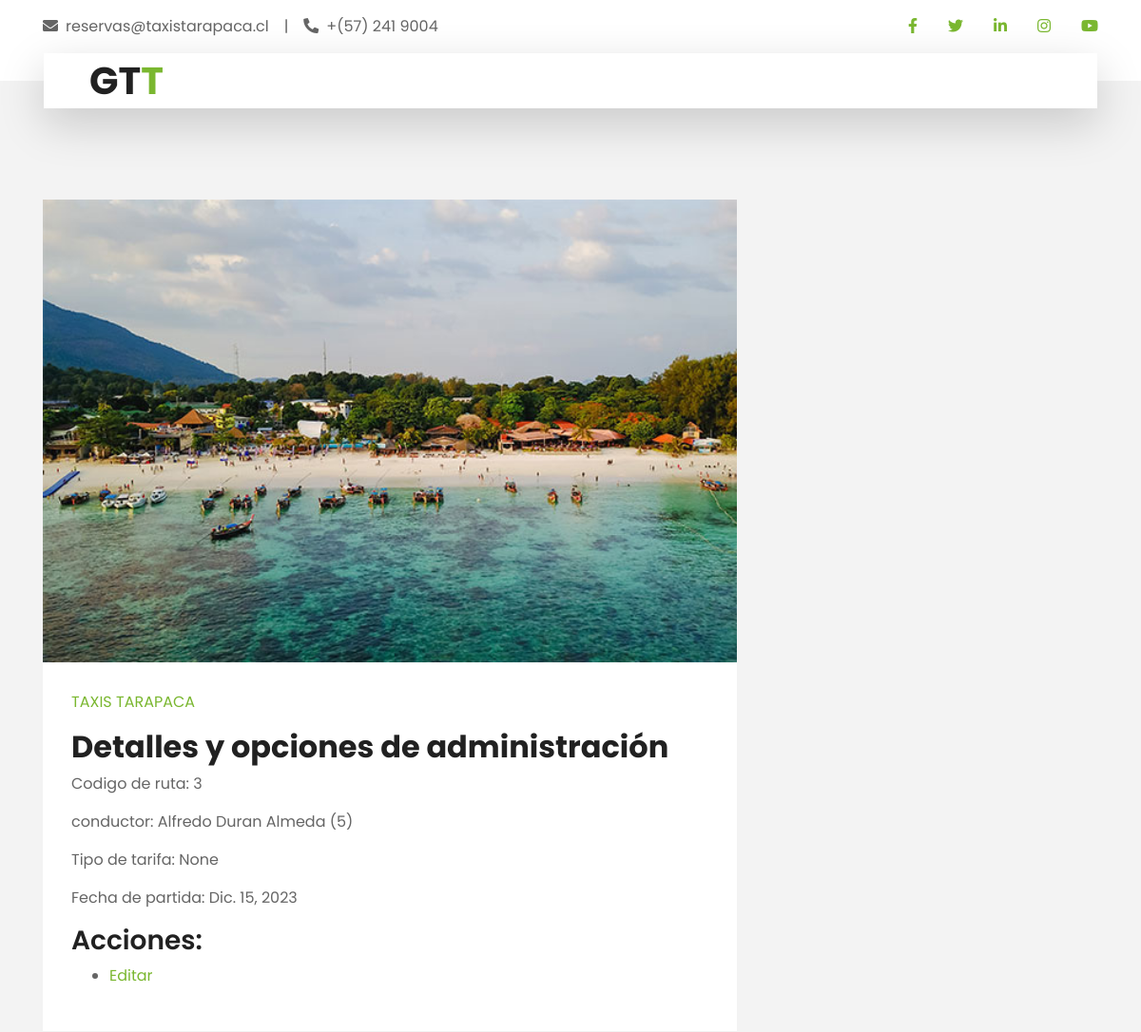
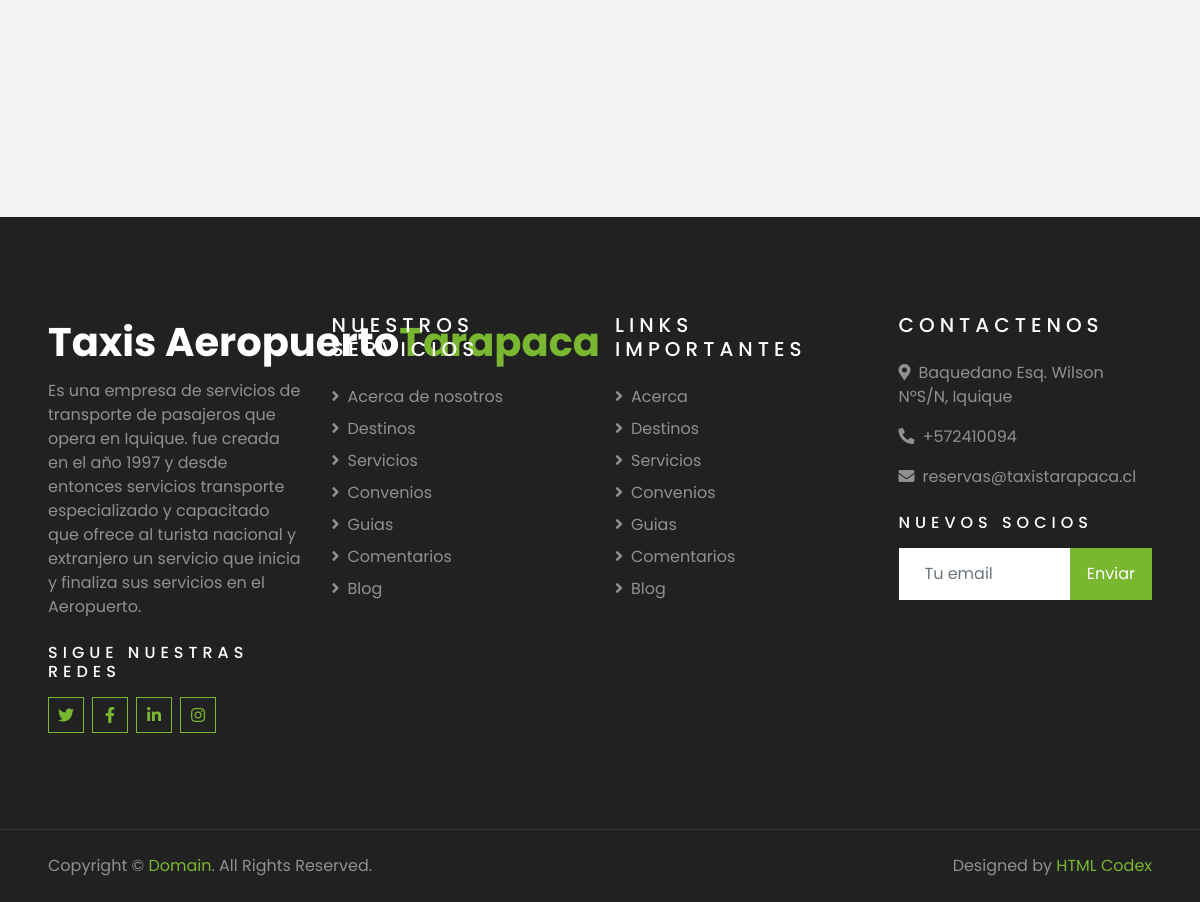
Screenshot of /es/scr_vrut/3/ (signed in) with the database file from the repository (2 pictures, top to bottom).
### Gestion_viajes/models.py (models this page shows)
class Ruta(models.Model):
    id = models.AutoField(primary_key=True,unique=True)
    conductor = models.ForeignKey(Taxista,on_delete=models.SET_NULL,null=True,blank=True,default=None)
    origen = models.CharField(max_length=254,null=True,blank=True)
    numero_origen = models.IntegerField(null=True,blank=True)
    tipo_origen = models.ForeignKey(TiposCalle,on_delete = models.SET_NULL,blank=True,null=True,default=None,related_name='ruta_torigen')
    destino = models.CharField(max_length=54,null=True,blank=True)
    numero_destino = models.IntegerField(null=True,blank=True)
    tipo_destino = models.ForeignKey(TiposCalle,on_delete = models.SET_NULL,blank=True,null=True,default=None,related_name='ruta_tdestino')
    fecha_viaje = models.DateField(null=True,blank=True)
    hora_viaje = models.TimeField(null=True,blank=True)
    anulado = models.IntegerField(null=True,blank=True)
    motivo_anulacion = models.TextField(null=True,blank=True)
    observacion = models.CharField(max_length=254,null=True,blank=True)
    descripcion = models.TextField(null=True,blank=True)
    tipo_tarifa = models.ForeignKey(Tarifa,models.SET_NULL,null=True,blank=True,default=None)
    monto_tarifa = models.FloatField(null=True,blank=True)
    region = models.ForeignKey(Region,on_delete=models.SET_NULL,null=True,blank=True,default=None)
    ciudad = models.ForeignKey(Ciudad,on_delete=models.SET_NULL,null=True,blank=True,default=None)
    comuna = models.ForeignKey(Comuna,on_delete=models.SET_NULL,null=True,blank=True,default=None)
    region_destino = models.ForeignKey(Region,on_delete=models.SET_NULL,null=True,blank=True,default=None,related_name='ruta_rdestino')
    ciudad_destino = models.ForeignKey(Ciudad,on_delete=models.SET_NULL,null=True,blank=True,default=None,related_name='ruta_cidestino')
    comuna_destino = models.ForeignKey(Comuna,on_delete=models.SET_NULL,null=True,blank=True,default=None,related_name='ruta_codestino')
    plazas_disponibles = models.IntegerField(null=True,blank=True)
    deleted_at = models.DateTimeField(null=True,blank=True)
    created_at = models.DateTimeField(null=True,blank=True)

class Taxista(models.Model):
    id = models.AutoField(primary_key=True,unique=True)
    nombre = models.CharField(max_length=54,null=True,blank=True)
    apellido_p = models.CharField(max_length=54,null=True,blank=True)
    apellido_m = models.CharField(max_length=54,null=True,blank=True)
    genero = models.CharField(max_length=54,null=True,blank=True)
    secretaria_encargada = models.ForeignKey(Secretaria,on_delete=models.SET_NULL,null=True,blank=True,default=None)
    run = models.IntegerField(null=True,blank=True)
    dv = models.CharField(max_length=1,null=True,blank=True)
    estado = models.IntegerField(null=True,blank=True)
    deleted_at = models.DateTimeField(null=True,blank=True)
    created_at = models.DateTimeField(null=True,blank=True)
    def __str__(self):
        return self.nombre + ' ' + self.apellido_p + ' ' + self.apellido_m + ' ' + '(' + str(self.id) + ')'

### Gestion_viajes/views.py (the view)
# urls.py: path("scr_vrut/<int:id_ruta>/",views.scr_ver_datos_ruta,name='scr_ver_datos_ruta'),
def scr_ver_datos_ruta(request,id_ruta):
    usuario = request.session.get('user',None)
    if usuario is not None:
        try:
            ruta = Ruta.objects.get(id=id_ruta)
            context = {'ruta':ruta}
            return render(request,'Gestion_viajes/scr_ver_datos_ruta.html',context)
        except:
            ruta = None
            err = "No se encontro la ruta especificada."
            context = {'error':err}
            return render(request,'Gestion_viajes/ver_datos_ruta.html',context)
    else:
        return render(request,'Gestion_viajes/err_frb.html')

### Taxis_tarapaca/templates/Gestion_viajes/scr_ver_datos_ruta.html (shortened to what this page needs)
{% extends "secretarias_page.html" %}
{% load cms_tags %}
{% block content %}
    <div class="admin-taxista">
        <h2>Detalles y opciones de administración</h2>
        <p>Codigo de ruta: {{ ruta.id }}</p>
        <p>conductor: {{ ruta.conductor }}</p>
        <p>Tipo de tarifa: {{ ruta.tipo_tarifa }}</p>
        <p>Fecha de partida: {{ ruta.fecha_viaje }}</p>
        <h3>Acciones:</h3>
        <ul>
            <li><a href="{% url 'scr_editar_ruta' id_ruta=ruta.id %}">Editar</a></li>
        </ul>
    </div>
{% endblock content %}

### rows the page displays
Ruta: id "3", conductor "Alfredo Duran Almeda (5)", tipo_tarifa "None", fecha_viaje "Dic. 15, 2023"
